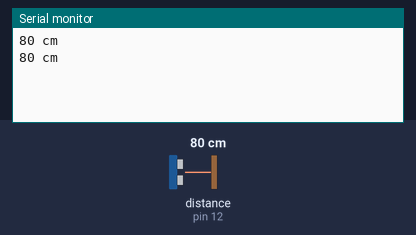
Bench run of a sketch on a simulated Arduino Uno, built with avr-gcc and run on an emulated ATmega328P. Shown: the last lines printed to the serial monitor. Wiring (inferred from the names in the program): ultrasonic range finder: trigger pin 11; echo pin 12. The inputs (shaded band) are chosen by the test bench; at power-on: distance to the obstacle (sensor on pin 12) 80 cm. The echo pulse lasts 58.3 µs per cm.

Above: at 2.8 s.
2.9 s: distance to the obstacle (sensor on pin 12) set to 2 cm
At 5.2 s:
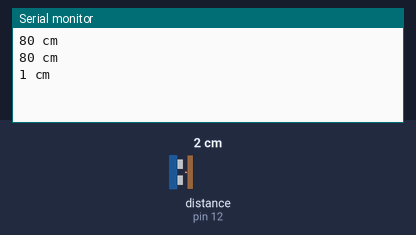
5.6 s: distance to the obstacle (sensor on pin 12) set to 4 cm
At 6.8 s:
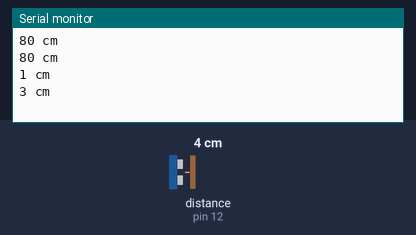
Timing chart, 0 to 8.6 s (numbered marks = the images above; inputs shaded):
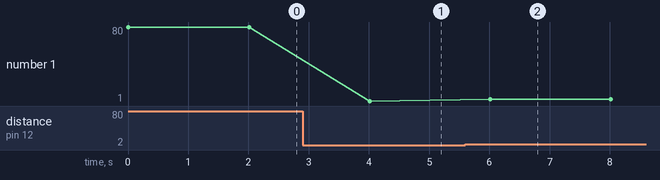

The sketch:

Project2.ino
```cpp
//The trigger sends a ping (signal). This will be an output in our setup
int trigPin = 11;

//The echo listens for the returning signal. This will be an input in our setup
int echoPin = 12;

//Keep track of the time it takes for the ping to go and come back (using pulseIn)
long duration;

//Convert that time to cm
long distance_cm;

void setup() {
 Serial.begin (9600);
 pinMode(trigPin, OUTPUT);
 pinMode(echoPin, INPUT);
}

void loop() {
 digitalWrite(trigPin, LOW);
 digitalWrite(trigPin, HIGH);
 digitalWrite(trigPin, LOW);

 // Get timing (in microseconds) when the echo went high, then stop when it went low
 duration = pulseIn(echoPin, HIGH);

 //Sound travels 34300 cms every 100000 μs (microsecond)
 //That means that it moves 29 cm every 1 μs
 //Divide duration by 29, but then by half (because it's travelling from and to)
 distance_cm = duration / 29 / 2;

 Serial.print(distance_cm);
 Serial.print(" cm");
 Serial.println();
 delay(2000);
}
```

Measured:
- after the input at 2.9 s, the serial monitor: prints a new line after 1.1 s (image 1)
- after the input at 5.6 s, the serial monitor: prints a new line after 0.41 s (image 2)
- plotted number 1: 80 → 1 after the input at 2.9 s, 1 → 3 after the input at 5.6 s
